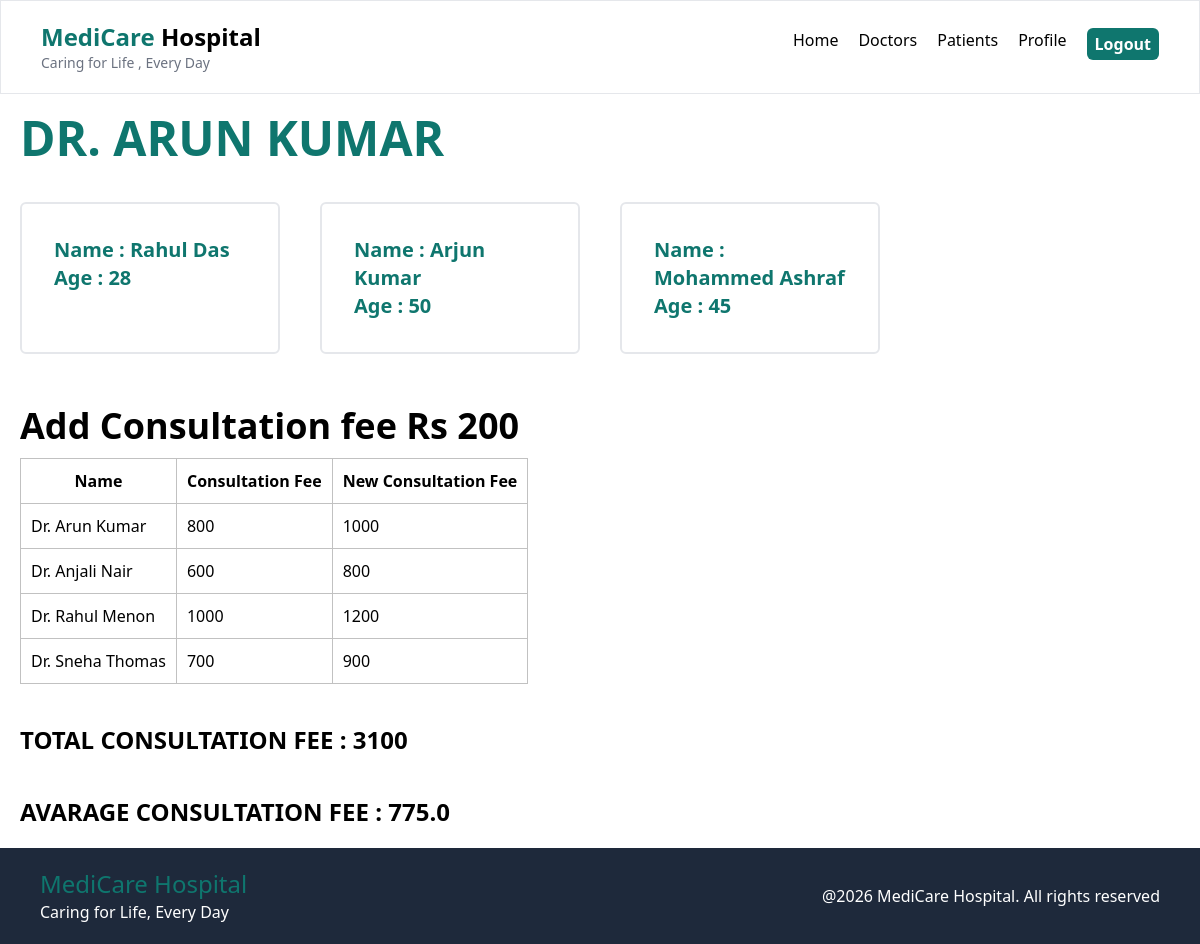
The page /test/ (signed in) on the database its author committed.
### hospital/models.py (models this page shows)
class Docters(models.Model) :
    id = models.BigAutoField( primary_key=True )
    name = models.CharField(max_length=80)
    department = models.CharField(max_length=100 )
    experience = models.IntegerField()
    qualifictaion = models.CharField(max_length=100)
    avilabilty = models.CharField(max_length=100)
    consultation_fee = models.IntegerField()
    image = models.URLField(max_length=500)
    def __str__(self):
        return self.name

class Patients(models.Model) :
    name = models.CharField(max_length=100)
    age = models.IntegerField()
    gender = models.CharField(max_length=20, choices=GENDER_CHOICES)
    department = models.CharField(max_length=100)
    docter = models.ForeignKey(
        Docters ,
        on_delete=models.CASCADE ,
        related_name='patients'
    )
    appointment_date = models.DateField()
    status = models.CharField(max_length=100 ,
                              choices=STATUS_CHOICES ,
                              default='PENDING')

### hospital/views.py (the view)
# urls.py: path('test/' , views.test , name='test'),
def test(request) :
    if request.method == 'POST' :
        print(request.POST)
    doctor = Docters.objects.get(id = 1)
    doctor_patients = doctor.patients.all()
    doctor_new = Docters.objects.annotate(
        new_consultation_fee = F('consultation_fee') + Value(200)
    )
    total_consultation_fee = Docters.objects.aggregate(
        total_consultation_fee = Sum('consultation_fee')
    )
    avarage_consultation_fee = Docters.objects.aggregate(
        avarage_consultation_fee = Avg('consultation_fee')
    )
    print(total_consultation_fee)
    print(avarage_consultation_fee)
    return render(request , 'test.html' ,{'doctor':doctor,"doctor_patients" : doctor_patients ,
                                          'doctor_new' : doctor_new  , 'total_consultation_fee' : total_consultation_fee ,
                                          'avarage_consultation_fee' : avarage_consultation_fee})

### hospital/templates/test.html (shortened to what this page needs)
{% extends 'base.html' %}
{% block content %}
<h1 class="p-5 text-5xl font-semibold text-[#0F766E]">{{doctor.name.upper}}</h1>
<div class="grid grid-cols-4 gap-10 p-5">
    {% for patient in doctor_patients %}
        <div class="border-2 rounded-md p-8 text-xl font-semibold text-[#0F766E]">
        <p>Name : {{patient.name}}</p>
        <p>Age : {{patient.age}}</p>
        </div>
    {% endfor %}
</div>
<div class="p-5">
<h1 class="text-4xl font-semibold my-3">Add Consultation fee Rs 200</h1>
<table class="border">
    <tr>
        <th>Name</th>
        <th>Consultation Fee</th>
        <th>New Consultation Fee</th>
    </tr>
    {% for doctor in doctor_new %}
    <tr>
        <td>{{doctor.name}}</td>
        <td>{{doctor.consultation_fee}}</td>
        <td>{{doctor.new_consultation_fee}}</td>
    </tr>
    {% endfor %}
</table>
</div>
<p class="p-5 text-2xl font-semibold">TOTAL CONSULTATION FEE : {{total_consultation_fee.total_consultation_fee}}</p>
<p class="p-5 text-2xl font-semibold">AVARAGE CONSULTATION FEE : {{avarage_consultation_fee.avarage_consultation_fee}}</p>
{% endblock %}

### hospital/templates/test.html (style rules this page uses)
th ,td { padding: 10px ; border : 1px solid ; border-color: rgb(193, 193, 193); }

### rows shown on the page
Docters: name "DR. ARUN KUMAR", name "Dr. Arun Kumar", consultation_fee "800", new_consultation_fee "1000"
Patients: name "Rahul Das", age "28"
Patients: name "Arjun Kumar", age "50"
Patients: name "Mohammed Ashraf", age "45"
Docters: name "Dr. Anjali Nair", consultation_fee "600", new_consultation_fee "800"
Docters: name "Dr. Rahul Menon", consultation_fee "1000", new_consultation_fee "1200"
Docters: name "Dr. Sneha Thomas", consultation_fee "700", new_consultation_fee "900"

### other values the page prints
{{ total_consultation_fee.total_consultation_fee }} "3100"
{{ avarage_consultation_fee.avarage_consultation_fee }} "775.0"
